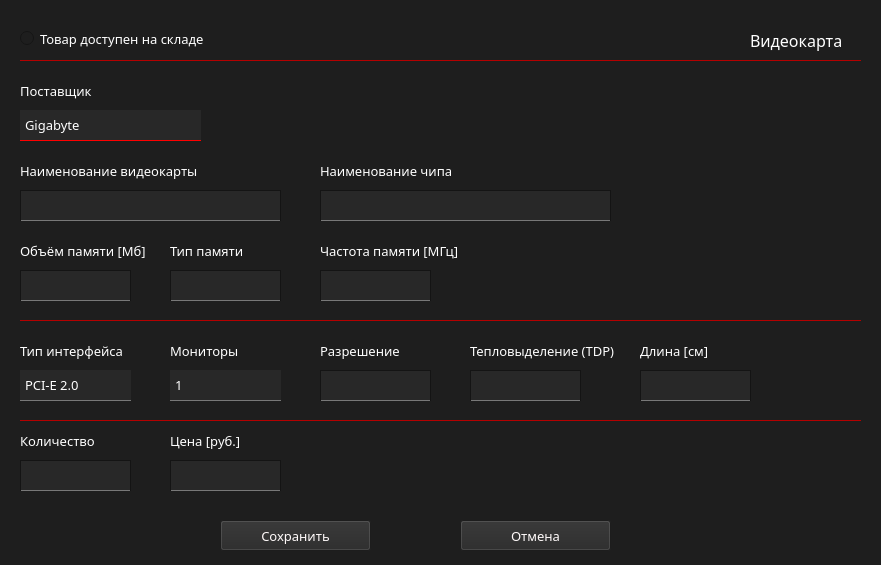
<?xml version="1.0" encoding="UTF-8"?>
<ui version="4.0">
 <class>addChVidWidg</class>
 <widget class="QWidget" name="addChVidWidg">
  <property name="windowModality">
   <enum>Qt::WindowModal</enum>
  </property>
  <property name="geometry">
   <rect>
    <x>0</x>
    <y>0</y>
    <width>881</width>
    <height>565</height>
   </rect>
  </property>
  <property name="font">
   <font>
    <family>Montserrat Medium</family>
    <pointsize>10</pointsize>
   </font>
  </property>
  <property name="windowTitle">
   <string>Добавление</string>
  </property>
  <property name="styleSheet">
   <string notr="true">QWidget
{
     background: rgb(30, 30, 30);
	color: white;

}
</string>
  </property>
  <widget class="QRadioButton" name="radioButton">
   <property name="geometry">
    <rect>
     <x>20</x>
     <y>30</y>
     <width>221</width>
     <height>17</height>
    </rect>
   </property>
   <property name="font">
    <font>
     <family>Montserrat Medium</family>
     <pointsize>10</pointsize>
    </font>
   </property>
   <property name="styleSheet">
    <string notr="true">QRadioButton:hover{
	color: rgb(190,0,0);
}
</string>
   </property>
   <property name="text">
    <string>Товар доступен на складе</string>
   </property>
  </widget>
  <widget class="QLabel" name="lbFullName">
   <property name="geometry">
    <rect>
     <x>20</x>
     <y>160</y>
     <width>201</width>
     <height>21</height>
    </rect>
   </property>
   <property name="font">
    <font>
     <family>Montserrat SemiBold</family>
     <pointsize>10</pointsize>
    </font>
   </property>
   <property name="styleSheet">
    <string notr="true">border:0px;</string>
   </property>
   <property name="text">
    <string>Наименование видеокарты</string>
   </property>
  </widget>
  <widget class="Line" name="line">
   <property name="geometry">
    <rect>
     <x>20</x>
     <y>60</y>
     <width>841</width>
     <height>16</height>
    </rect>
   </property>
   <property name="styleSheet">
    <string notr="true">border:0px;
border-top: 1px solid rgb(180, 0, 0);</string>
   </property>
   <property name="orientation">
    <enum>Qt::Horizontal</enum>
   </property>
  </widget>
  <widget class="Line" name="line_2">
   <property name="geometry">
    <rect>
     <x>20</x>
     <y>320</y>
     <width>841</width>
     <height>16</height>
    </rect>
   </property>
   <property name="styleSheet">
    <string notr="true">border:0px;
border-top: 1px solid rgb(180, 0, 0);</string>
   </property>
   <property name="orientation">
    <enum>Qt::Horizontal</enum>
   </property>
  </widget>
  <widget class="QComboBox" name="comBoxVidPost">
   <property name="geometry">
    <rect>
     <x>20</x>
     <y>110</y>
     <width>181</width>
     <height>31</height>
    </rect>
   </property>
   <property name="font">
    <font>
     <family>Montserrat Medium</family>
     <pointsize>10</pointsize>
    </font>
   </property>
   <property name="styleSheet">
    <string notr="true">QComboBox{
	background-color: rgb(40,40,40);
	border: 1px;
	border-bottom: 1px solid red;
	padding-left: 5px;
	selection-background-color: rgb(105, 0, 0);
}

QComboBox QListView{
	border: 1px solid red;
	padding-left: 5px;
	selection-background-color: rgb(105, 0, 0);
}

QComboBox:hover{
	background-color: rgb(55,55,55);
}

QComboBox::drop-down{
border: 0px;
}

QComboBox::down-arrow {
border-image: url(&quot;E:/pcconf/images/down-arrow.png&quot;);
width: 17px;
height: 17px;
margin-right: 5px;
}

QComboBox::down-arrow:on {
	border-image: url(&quot;E:/pcconf/images/down-arrow (1).png&quot;);
	width: 17px;
	height: 17px;
	margin-right: 5px;
}

QComboBox:on{
border: 2px solid rgb(100,0,0);
}

QComboBox QAbstractItemView {
	background: rgb(250, 250, 250);
	border-width: 1px;
	border-style: solid;
	border-color: rgb(235, 235, 235);
	selection-background-color: rgb(240, 240, 240);
	selection-color: rgb(25, 25, 25);
}
</string>
   </property>
   <property name="editable">
    <bool>false</bool>
   </property>
   <property name="iconSize">
    <size>
     <width>20</width>
     <height>20</height>
    </size>
   </property>
   <property name="duplicatesEnabled">
    <bool>false</bool>
   </property>
   <property name="frame">
    <bool>false</bool>
   </property>
   <property name="modelColumn">
    <number>0</number>
   </property>
   <item>
    <property name="text">
     <string>Gigabyte</string>
    </property>
   </item>
   <item>
    <property name="text">
     <string>Asus</string>
    </property>
   </item>
   <item>
    <property name="text">
     <string>Nvidia</string>
    </property>
   </item>
  </widget>
  <widget class="QLabel" name="lbVidPost">
   <property name="geometry">
    <rect>
     <x>20</x>
     <y>80</y>
     <width>171</width>
     <height>21</height>
    </rect>
   </property>
   <property name="font">
    <font>
     <family>Montserrat SemiBold</family>
     <pointsize>10</pointsize>
    </font>
   </property>
   <property name="styleSheet">
    <string notr="true">border:0px;</string>
   </property>
   <property name="text">
    <string>Поставщик</string>
   </property>
  </widget>
  <widget class="QTextEdit" name="teVidName">
   <property name="geometry">
    <rect>
     <x>20</x>
     <y>190</y>
     <width>261</width>
     <height>31</height>
    </rect>
   </property>
   <property name="font">
    <font>
     <family>Montserrat Medium</family>
     <pointsize>10</pointsize>
    </font>
   </property>
   <property name="styleSheet">
    <string notr="true">QTextEdit{
	padding-left: 5px;
	border: 1px solid rgb(20,20,20);
	background-color: rgb(40,40,40);
	border-bottom: 1px solid  rgb(120,120,120);
	selection-background-color: rgb(105, 0, 0);
}

QTextEdit:hover{
	background-color: rgb(55,55,55);
	border-bottom: 1px solid  red;
}</string>
   </property>
  </widget>
  <widget class="QLabel" name="label_3">
   <property name="geometry">
    <rect>
     <x>750</x>
     <y>30</y>
     <width>111</width>
     <height>21</height>
    </rect>
   </property>
   <property name="font">
    <font>
     <family>Montserrat SemiBold</family>
     <pointsize>12</pointsize>
    </font>
   </property>
   <property name="styleSheet">
    <string notr="true">border:0px;</string>
   </property>
   <property name="text">
    <string>Видеокарта</string>
   </property>
  </widget>
  <widget class="QPushButton" name="btnVidSave">
   <property name="geometry">
    <rect>
     <x>220</x>
     <y>520</y>
     <width>151</width>
     <height>31</height>
    </rect>
   </property>
   <property name="font">
    <font>
     <family>Montserrat Medium</family>
     <pointsize>10</pointsize>
    </font>
   </property>
   <property name="styleSheet">
    <string notr="true">QPushButton{
	border-color: rgb(30,30,30);
	background-color: rgb(40,40,40);
	color: #fffafa;
}

QPushButton::hover
{
	background-color: rgb(60,60,60);
	border-color: rgb(40,40,40);
	border-bottom: 1px solid  green;
}
</string>
   </property>
   <property name="text">
    <string>Сохранить</string>
   </property>
  </widget>
  <widget class="QPushButton" name="btnVidCancel">
   <property name="geometry">
    <rect>
     <x>460</x>
     <y>520</y>
     <width>151</width>
     <height>31</height>
    </rect>
   </property>
   <property name="font">
    <font>
     <family>Montserrat Medium</family>
     <pointsize>10</pointsize>
    </font>
   </property>
   <property name="styleSheet">
    <string notr="true">QPushButton{
	border-color: rgb(30,30,30);
	background-color: rgb(40,40,40);
	color: #fffafa;
}

QPushButton::hover
{
	background-color: rgb(60,60,60);
	border-color: rgb(40,40,40);
	border-bottom: 1px solid  red;
	color: red;
}
</string>
   </property>
   <property name="text">
    <string>Отмена</string>
   </property>
   <property name="autoDefault">
    <bool>false</bool>
   </property>
   <property name="default">
    <bool>false</bool>
   </property>
   <property name="flat">
    <bool>false</bool>
   </property>
  </widget>
  <widget class="QTextEdit" name="teVidVolume">
   <property name="geometry">
    <rect>
     <x>20</x>
     <y>270</y>
     <width>111</width>
     <height>31</height>
    </rect>
   </property>
   <property name="font">
    <font>
     <family>Montserrat Medium</family>
     <pointsize>10</pointsize>
    </font>
   </property>
   <property name="styleSheet">
    <string notr="true">QTextEdit{
	padding-left: 5px;
	border: 1px solid rgb(20,20,20);
	background-color: rgb(40,40,40);
	border-bottom: 1px solid  rgb(120,120,120);
	selection-background-color: rgb(105, 0, 0);
}

QTextEdit:hover{
	background-color: rgb(55,55,55);
	border-bottom: 1px solid  red;
}</string>
   </property>
  </widget>
  <widget class="QLabel" name="label_4">
   <property name="geometry">
    <rect>
     <x>20</x>
     <y>240</y>
     <width>141</width>
     <height>21</height>
    </rect>
   </property>
   <property name="font">
    <font>
     <family>Montserrat SemiBold</family>
     <pointsize>10</pointsize>
    </font>
   </property>
   <property name="styleSheet">
    <string notr="true">border:0px;</string>
   </property>
   <property name="text">
    <string>Объём памяти [Мб]</string>
   </property>
  </widget>
  <widget class="QLabel" name="label_5">
   <property name="geometry">
    <rect>
     <x>170</x>
     <y>240</y>
     <width>111</width>
     <height>21</height>
    </rect>
   </property>
   <property name="font">
    <font>
     <family>Montserrat SemiBold</family>
     <pointsize>10</pointsize>
    </font>
   </property>
   <property name="styleSheet">
    <string notr="true">border:0px;</string>
   </property>
   <property name="text">
    <string>Тип памяти</string>
   </property>
  </widget>
  <widget class="QLabel" name="label_6">
   <property name="geometry">
    <rect>
     <x>320</x>
     <y>240</y>
     <width>161</width>
     <height>21</height>
    </rect>
   </property>
   <property name="font">
    <font>
     <family>Montserrat SemiBold</family>
     <pointsize>10</pointsize>
    </font>
   </property>
   <property name="styleSheet">
    <string notr="true">border:0px;</string>
   </property>
   <property name="text">
    <string>Частота памяти [МГц]</string>
   </property>
  </widget>
  <widget class="QTextEdit" name="teVidFreq">
   <property name="geometry">
    <rect>
     <x>320</x>
     <y>270</y>
     <width>111</width>
     <height>31</height>
    </rect>
   </property>
   <property name="font">
    <font>
     <family>Montserrat Medium</family>
     <pointsize>10</pointsize>
    </font>
   </property>
   <property name="styleSheet">
    <string notr="true">QTextEdit{
	padding-left: 5px;
	border: 1px solid rgb(20,20,20);
	background-color: rgb(40,40,40);
	border-bottom: 1px solid  rgb(120,120,120);
	selection-background-color: rgb(105, 0, 0);
}

QTextEdit:hover{
	background-color: rgb(55,55,55);
	border-bottom: 1px solid  red;
}</string>
   </property>
  </widget>
  <widget class="QLabel" name="label_7">
   <property name="geometry">
    <rect>
     <x>20</x>
     <y>340</y>
     <width>121</width>
     <height>21</height>
    </rect>
   </property>
   <property name="font">
    <font>
     <family>Montserrat SemiBold</family>
     <pointsize>10</pointsize>
    </font>
   </property>
   <property name="styleSheet">
    <string notr="true">border:0px;</string>
   </property>
   <property name="text">
    <string>Тип интерфейса</string>
   </property>
  </widget>
  <widget class="QLabel" name="label_8">
   <property name="geometry">
    <rect>
     <x>170</x>
     <y>340</y>
     <width>111</width>
     <height>21</height>
    </rect>
   </property>
   <property name="font">
    <font>
     <family>Montserrat SemiBold</family>
     <pointsize>10</pointsize>
    </font>
   </property>
   <property name="styleSheet">
    <string notr="true">border:0px;</string>
   </property>
   <property name="text">
    <string>Мониторы</string>
   </property>
  </widget>
  <widget class="QTextEdit" name="teVidResol">
   <property name="geometry">
    <rect>
     <x>320</x>
     <y>370</y>
     <width>111</width>
     <height>31</height>
    </rect>
   </property>
   <property name="font">
    <font>
     <family>Montserrat Medium</family>
     <pointsize>10</pointsize>
    </font>
   </property>
   <property name="styleSheet">
    <string notr="true">QTextEdit{
	padding-left: 5px;
	border: 1px solid rgb(20,20,20);
	background-color: rgb(40,40,40);
	border-bottom: 1px solid  rgb(120,120,120);
	selection-background-color: rgb(105, 0, 0);
}

QTextEdit:hover{
	background-color: rgb(55,55,55);
	border-bottom: 1px solid  red;
}</string>
   </property>
  </widget>
  <widget class="QLabel" name="label_9">
   <property name="geometry">
    <rect>
     <x>320</x>
     <y>340</y>
     <width>111</width>
     <height>21</height>
    </rect>
   </property>
   <property name="font">
    <font>
     <family>Montserrat SemiBold</family>
     <pointsize>10</pointsize>
    </font>
   </property>
   <property name="styleSheet">
    <string notr="true">border:0px;</string>
   </property>
   <property name="text">
    <string>Разрешение</string>
   </property>
  </widget>
  <widget class="QLabel" name="label_10">
   <property name="geometry">
    <rect>
     <x>640</x>
     <y>340</y>
     <width>111</width>
     <height>21</height>
    </rect>
   </property>
   <property name="font">
    <font>
     <family>Montserrat SemiBold</family>
     <pointsize>10</pointsize>
    </font>
   </property>
   <property name="styleSheet">
    <string notr="true">border:0px;</string>
   </property>
   <property name="text">
    <string>Длина [см]</string>
   </property>
  </widget>
  <widget class="QTextEdit" name="teVidLength">
   <property name="geometry">
    <rect>
     <x>640</x>
     <y>370</y>
     <width>111</width>
     <height>31</height>
    </rect>
   </property>
   <property name="font">
    <font>
     <family>Montserrat Medium</family>
     <pointsize>10</pointsize>
    </font>
   </property>
   <property name="styleSheet">
    <string notr="true">QTextEdit{
	padding-left: 5px;
	border: 1px solid rgb(20,20,20);
	background-color: rgb(40,40,40);
	border-bottom: 1px solid  rgb(120,120,120);
	selection-background-color: rgb(105, 0, 0);
}

QTextEdit:hover{
	background-color: rgb(55,55,55);
	border-bottom: 1px solid  red;
}</string>
   </property>
  </widget>
  <widget class="QTextEdit" name="teVidTdp">
   <property name="geometry">
    <rect>
     <x>470</x>
     <y>370</y>
     <width>111</width>
     <height>31</height>
    </rect>
   </property>
   <property name="font">
    <font>
     <family>Montserrat Medium</family>
     <pointsize>10</pointsize>
    </font>
   </property>
   <property name="styleSheet">
    <string notr="true">QTextEdit{
	padding-left: 5px;
	border: 1px solid rgb(20,20,20);
	background-color: rgb(40,40,40);
	border-bottom: 1px solid  rgb(120,120,120);
	selection-background-color: rgb(105, 0, 0);
}

QTextEdit:hover{
	background-color: rgb(55,55,55);
	border-bottom: 1px solid  red;
}</string>
   </property>
  </widget>
  <widget class="QLabel" name="label_11">
   <property name="geometry">
    <rect>
     <x>470</x>
     <y>340</y>
     <width>161</width>
     <height>21</height>
    </rect>
   </property>
   <property name="font">
    <font>
     <family>Montserrat SemiBold</family>
     <pointsize>10</pointsize>
    </font>
   </property>
   <property name="styleSheet">
    <string notr="true">border:0px;</string>
   </property>
   <property name="text">
    <string>Тепловыделение (TDP)</string>
   </property>
  </widget>
  <widget class="QTextEdit" name="teVidKol">
   <property name="geometry">
    <rect>
     <x>20</x>
     <y>460</y>
     <width>111</width>
     <height>31</height>
    </rect>
   </property>
   <property name="font">
    <font>
     <family>Montserrat Medium</family>
     <pointsize>10</pointsize>
    </font>
   </property>
   <property name="styleSheet">
    <string notr="true">QTextEdit{
	padding-left: 5px;
	border: 1px solid rgb(20,20,20);
	background-color: rgb(40,40,40);
	border-bottom: 1px solid  rgb(120,120,120);
	selection-background-color: rgb(105, 0, 0);
}

QTextEdit:hover{
	background-color: rgb(55,55,55);
	border-bottom: 1px solid  red;
}</string>
   </property>
  </widget>
  <widget class="QLabel" name="label_12">
   <property name="geometry">
    <rect>
     <x>20</x>
     <y>430</y>
     <width>111</width>
     <height>21</height>
    </rect>
   </property>
   <property name="font">
    <font>
     <family>Montserrat SemiBold</family>
     <pointsize>10</pointsize>
    </font>
   </property>
   <property name="styleSheet">
    <string notr="true">border:0px;</string>
   </property>
   <property name="text">
    <string>Количество</string>
   </property>
  </widget>
  <widget class="QTextEdit" name="teVidPrice">
   <property name="geometry">
    <rect>
     <x>170</x>
     <y>460</y>
     <width>111</width>
     <height>31</height>
    </rect>
   </property>
   <property name="font">
    <font>
     <family>Montserrat Medium</family>
     <pointsize>10</pointsize>
    </font>
   </property>
   <property name="styleSheet">
    <string notr="true">QTextEdit{
	padding-left: 5px;
	border: 1px solid rgb(20,20,20);
	background-color: rgb(40,40,40);
	border-bottom: 1px solid  rgb(120,120,120);
	selection-background-color: rgb(105, 0, 0);
}

QTextEdit:hover{
	background-color: rgb(55,55,55);
	border-bottom: 1px solid  red;
}</string>
   </property>
  </widget>
  <widget class="QLabel" name="label_13">
   <property name="geometry">
    <rect>
     <x>170</x>
     <y>430</y>
     <width>111</width>
     <height>21</height>
    </rect>
   </property>
   <property name="font">
    <font>
     <family>Montserrat SemiBold</family>
     <pointsize>10</pointsize>
    </font>
   </property>
   <property name="styleSheet">
    <string notr="true">border:0px;</string>
   </property>
   <property name="text">
    <string>Цена [руб.]</string>
   </property>
  </widget>
  <widget class="Line" name="line_3">
   <property name="geometry">
    <rect>
     <x>20</x>
     <y>420</y>
     <width>841</width>
     <height>16</height>
    </rect>
   </property>
   <property name="styleSheet">
    <string notr="true">border:0px;
border-top: 1px solid rgb(180, 0, 0);</string>
   </property>
   <property name="orientation">
    <enum>Qt::Horizontal</enum>
   </property>
  </widget>
  <widget class="QComboBox" name="comBoxVidInterface">
   <property name="geometry">
    <rect>
     <x>20</x>
     <y>370</y>
     <width>111</width>
     <height>31</height>
    </rect>
   </property>
   <property name="font">
    <font>
     <family>Montserrat Medium</family>
     <pointsize>10</pointsize>
    </font>
   </property>
   <property name="styleSheet">
    <string notr="true">QComboBox{
	background-color: rgb(40,40,40);
	border: 1px;
	border-bottom: 1px solid rgb(120,120,120);
	padding-left: 5px;
}

QComboBox:hover{
	background-color: rgb(55,55,55);
	border-bottom: 1px solid red;
}

QComboBox::drop-down{
border: 0px;
}

QComboBox::down-arrow {
border-image: url(&quot;E:/pcconf/images/down-arrow (2).png&quot;);
width: 17px;
height: 17px;
margin-right: 5px;
}

QComboBox::down-arrow:on {
	border-image: url(&quot;E:/pcconf/images/down-arrow (3).png&quot;);
	width: 17px;
	height: 17px;
	margin-right: 5px;
}

QComboBox:on{
border: 2px solid rgb(100,0,0);
}

QComboBox QAbstractItemView {
	background: rgb(250, 250, 250);
	border-width: 1px;
	border-style: solid;
	border-color: rgb(235, 235, 235);
	selection-background-color: rgb(240, 240, 240);
	selection-color: rgb(25, 25, 25);
}
</string>
   </property>
   <property name="iconSize">
    <size>
     <width>20</width>
     <height>20</height>
    </size>
   </property>
   <property name="duplicatesEnabled">
    <bool>false</bool>
   </property>
   <property name="frame">
    <bool>true</bool>
   </property>
   <property name="modelColumn">
    <number>0</number>
   </property>
   <item>
    <property name="text">
     <string>PCI-E 2.0</string>
    </property>
   </item>
   <item>
    <property name="text">
     <string>PCI-E 3.0</string>
    </property>
   </item>
   <item>
    <property name="text">
     <string>PCI-E 4.0</string>
    </property>
   </item>
  </widget>
  <widget class="QComboBox" name="comBoxVidMonitor">
   <property name="geometry">
    <rect>
     <x>170</x>
     <y>370</y>
     <width>111</width>
     <height>31</height>
    </rect>
   </property>
   <property name="font">
    <font>
     <family>Montserrat Medium</family>
     <pointsize>10</pointsize>
    </font>
   </property>
   <property name="styleSheet">
    <string notr="true">QComboBox{
	background-color: rgb(40,40,40);
	border: 1px;
	border-bottom: 1px solid rgb(120,120,120);
	padding-left: 5px;
}

QComboBox:hover{
	background-color: rgb(55,55,55);
	border-bottom: 1px solid red;
}

QComboBox::drop-down{
border: 0px;
}

QComboBox::down-arrow {
border-image: url(&quot;E:/pcconf/images/down-arrow (2).png&quot;);
width: 17px;
height: 17px;
margin-right: 5px;
}

QComboBox::down-arrow:on {
	border-image: url(&quot;E:/pcconf/images/down-arrow (3).png&quot;);
	width: 17px;
	height: 17px;
	margin-right: 5px;
}

QComboBox:on{
border: 2px solid rgb(100,0,0);
}

QComboBox QAbstractItemView {
	background: rgb(250, 250, 250);
	border-width: 1px;
	border-style: solid;
	border-color: rgb(235, 235, 235);
	selection-background-color: rgb(240, 240, 240);
	selection-color: rgb(25, 25, 25);
}
</string>
   </property>
   <property name="iconSize">
    <size>
     <width>20</width>
     <height>20</height>
    </size>
   </property>
   <property name="duplicatesEnabled">
    <bool>false</bool>
   </property>
   <property name="frame">
    <bool>true</bool>
   </property>
   <property name="modelColumn">
    <number>0</number>
   </property>
   <item>
    <property name="text">
     <string>1</string>
    </property>
   </item>
   <item>
    <property name="text">
     <string>2</string>
    </property>
   </item>
   <item>
    <property name="text">
     <string>3</string>
    </property>
   </item>
   <item>
    <property name="text">
     <string>4</string>
    </property>
   </item>
  </widget>
  <widget class="QTextEdit" name="teVidType">
   <property name="geometry">
    <rect>
     <x>170</x>
     <y>270</y>
     <width>111</width>
     <height>31</height>
    </rect>
   </property>
   <property name="font">
    <font>
     <family>Montserrat Medium</family>
     <pointsize>10</pointsize>
    </font>
   </property>
   <property name="styleSheet">
    <string notr="true">QTextEdit{
	padding-left: 5px;
	border: 1px solid rgb(20,20,20);
	background-color: rgb(40,40,40);
	border-bottom: 1px solid  rgb(120,120,120);
	selection-background-color: rgb(105, 0, 0);
}

QTextEdit:hover{
	background-color: rgb(55,55,55);
	border-bottom: 1px solid  red;
}</string>
   </property>
  </widget>
  <widget class="QLabel" name="lbChip">
   <property name="geometry">
    <rect>
     <x>320</x>
     <y>160</y>
     <width>171</width>
     <height>21</height>
    </rect>
   </property>
   <property name="font">
    <font>
     <family>Montserrat SemiBold</family>
     <pointsize>10</pointsize>
    </font>
   </property>
   <property name="styleSheet">
    <string notr="true">border:0px;</string>
   </property>
   <property name="text">
    <string>Наименование чипа</string>
   </property>
  </widget>
  <widget class="QTextEdit" name="teVidChip">
   <property name="geometry">
    <rect>
     <x>320</x>
     <y>190</y>
     <width>291</width>
     <height>31</height>
    </rect>
   </property>
   <property name="font">
    <font>
     <family>Montserrat Medium</family>
     <pointsize>10</pointsize>
    </font>
   </property>
   <property name="styleSheet">
    <string notr="true">QTextEdit{
	padding-left: 5px;
	border: 1px solid rgb(20,20,20);
	background-color: rgb(40,40,40);
	border-bottom: 1px solid  rgb(120,120,120);
	selection-background-color: rgb(105, 0, 0);
}

QTextEdit:hover{
	background-color: rgb(55,55,55);
	border-bottom: 1px solid  red;
}</string>
   </property>
  </widget>
  <zorder>radioButton</zorder>
  <zorder>lbFullName</zorder>
  <zorder>line</zorder>
  <zorder>line_2</zorder>
  <zorder>comBoxVidPost</zorder>
  <zorder>lbVidPost</zorder>
  <zorder>teVidName</zorder>
  <zorder>label_3</zorder>
  <zorder>btnVidSave</zorder>
  <zorder>btnVidCancel</zorder>
  <zorder>teVidVolume</zorder>
  <zorder>label_4</zorder>
  <zorder>label_6</zorder>
  <zorder>teVidFreq</zorder>
  <zorder>label_7</zorder>
  <zorder>label_8</zorder>
  <zorder>teVidResol</zorder>
  <zorder>label_9</zorder>
  <zorder>label_10</zorder>
  <zorder>teVidLength</zorder>
  <zorder>teVidTdp</zorder>
  <zorder>label_11</zorder>
  <zorder>teVidKol</zorder>
  <zorder>label_12</zorder>
  <zorder>teVidPrice</zorder>
  <zorder>label_13</zorder>
  <zorder>line_3</zorder>
  <zorder>label_5</zorder>
  <zorder>comBoxVidInterface</zorder>
  <zorder>comBoxVidMonitor</zorder>
  <zorder>teVidType</zorder>
  <zorder>lbChip</zorder>
  <zorder>teVidChip</zorder>
 </widget>
 <resources/>
 <connections/>
</ui>
